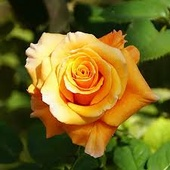
#> input picture Fred/uts/1-Rose.jpg, 170 x 170 px, shrunk from 225 x 225 before the run
$ jupyter execute no1.ipynb   (shell and % lines are left out)
#> lines starting #> are read from the running program, lines starting #| are printed output that depends on the picture; after the words box and inside, x2 and y2 are one past the last pixel; in counts of white or black regions, pixels touching at a corner belong together
Lowpass filter & highpass filter rose.jpg

Highpass filter

[cell 1]
import matplotlib.pyplot as plt
import cv2
import numpy as np

image = cv2.imread('1-Rose.jpg')
#> image is the input picture: shape (170, 170, 3); mean B, G, R 33.7, 102.6, 118.6
gray = cv2.cvtColor(image,cv2.COLOR_RGB2GRAY)
f = np.fft.fft2(gray)
fshift = np.fft.fftshift(f)
height, width, channel = image.shape
#> height = 170; width = 170; channel = 3

def inversed(image):
    f_ishift = np.fft.ifftshift(image)
    image_back_filter = np.fft.ifft2(f_ishift)
    image_back_filter = np.abs(image_back_filter)
    return image_back_filter

def high_pass_filter(rows, cols, cut_off):
#> called with rows = 170, cols = 170, cut_off = 20
    crow, ccol = rows // 2, cols // 2
#> crow = 85; ccol = 85
    x,y = np.ogrid[:rows, :cols]
#> x = 170 values from 0 to 169
    mask = np.ones((rows, cols), np.float32)
    mask_area = (x-crow)**2 + (y-ccol)**2 <= cut_off**2
    mask[mask_area] = 0
    return mask

hpf_mask_20 = fshift * high_pass_filter(width, height, 20)
hpf_mask_20 = inversed(hpf_mask_20)
hpf_mask_40 = fshift * high_pass_filter(width, height, 40)
hpf_mask_40 = inversed(hpf_mask_40)
hpf_mask_80 = fshift * high_pass_filter(width, height, 80)
hpf_mask_80 = inversed(hpf_mask_80)

plt.subplot(1, 4, 1)
plt.imshow(cv2.cvtColor(image, cv2.COLOR_BGR2RGB))
plt.title('Original Image')
plt.axis('off')

plt.subplot(1, 4, 2)
plt.imshow(hpf_mask_20,cmap='gray')
plt.title('HPF 20')
plt.axis('off')

plt.subplot(1, 4, 3)
plt.imshow(hpf_mask_40,cmap='gray')
plt.title('HPF 40')
plt.axis('off')

plt.subplot(1, 4, 4)
plt.imshow(hpf_mask_80,cmap='gray')
plt.title('HPF 80')
plt.axis('off')

Lowpass filter

[cell 2]
def low_pass_filter(rows, cols, cut_off):

#> called with rows = 170, cols = 170, cut_off = 20
    crow, ccol = rows // 2, cols // 2
#> crow = 85; ccol = 85
    x,y = np.ogrid[:rows, :cols]
#> x = 170 values from 0 to 169
    mask = np.zeros((rows, cols), np.float32)
    mask_area = (x-crow)**2 + (y-ccol)**2 <= cut_off**2
    mask[mask_area] = 1
    return mask

lpf_mask_20 = fshift * low_pass_filter(width, height, 20)
lpf_mask_20 = inversed(lpf_mask_20)
lpf_mask_40 = fshift * low_pass_filter(width, height, 40)
lpf_mask_40 = inversed(lpf_mask_40)
#> in inversed (call 5), `image_back_filter = np.abs(image_back_filter)`:
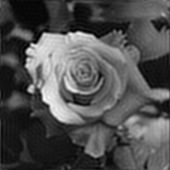
#> image_back_filter: shape (170, 170) float64; min 0.0752, max 264.6, mean 83.8; drawn with min black and max white
lpf_mask_80 = fshift * low_pass_filter(width, height, 80)
lpf_mask_80 = inversed(lpf_mask_80)

plt.subplot(1, 4, 1)
plt.imshow(cv2.cvtColor(image, cv2.COLOR_BGR2RGB))
plt.title('Original Image')
plt.axis('off')

plt.subplot(1, 4, 2)
plt.imshow(lpf_mask_20,cmap='gray')
plt.title('LPF 20')
plt.axis('off')

plt.subplot(1, 4, 3)
plt.imshow(lpf_mask_40,cmap='gray')
plt.title('LPF 40')
plt.axis('off')

plt.subplot(1, 4, 4)
plt.imshow(lpf_mask_80,cmap='gray')
plt.title('LPF 80')
plt.axis('off')

[cell 3]
import numpy as np
import matplotlib.pyplot as plt
from skimage import io, filters
from scipy.fft import fftfreq, fftshift

def butterworth_filter(image, cutoff_frequency_ratio, order=3):
    # Compute the Fourier transform of the image
    image_fft = np.fft.fft2(image)

    # Create Butterworth filter kernel
    rows, cols = image.shape
    u = fftfreq(cols)
    v = fftfreq(rows)
    U, V = np.meshgrid(u, v)
    D = np.sqrt(U**2 + V**2)
    H = 1 / (1 + (D / cutoff_frequency_ratio)**(2 * order))

    # Apply the filter to the Fourier transform of the image
    filtered_image_fft = image_fft * H

    # Compute the inverse Fourier transform to get the filtered image
    filtered_image = np.fft.ifft2(filtered_image_fft).real

    return filtered_image

# Load the image using skimage.io.imread()
image = io.imread('1-Rose.jpg', as_gray=True)
#> image: shape (170, 170) float64; min 0.00531, max 0.995, mean 0.396

# cutoff frequencies as a fraction of the maximum frequency
cutoffs = [0.02, 0.08, 0.16]

# Perform filtering with the Butterworth filter at a range of cutoffs.
lowpass_filtered = []
highpass_filtered = []

for cutoff in cutoffs:
    lowpass_filtered.append(butterworth_filter(image, cutoff))
    highpass_filtered.append(image - lowpass_filtered[-1])
#> this loop made 3 passes
#> pass 3, in butterworth_filter (call 3), `filtered_image = np.fft.ifft2(filtered_image_fft).real`:
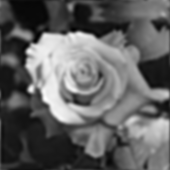
#> filtered_image: shape (170, 170) float64; min 0.00693, max 1.02, mean 0.396; drawn with min black and max white
#> after the loop, highpass_filtered = 3 items; lowpass_filtered = 3 items

# Plot the filtered images
fig, axes = plt.subplots(2, len(cutoffs) + 1, figsize=(12, 8))
axes[0, 0].imshow(image, cmap='gray')
axes[0, 0].set_title('Original')
axes[1, 0].axis('off')
for i, cutoff in enumerate(cutoffs):
    axes[0, i + 1].imshow(lowpass_filtered[i], cmap='gray')
    axes[0, i + 1].set_title(f'Lowpass (cutoff={cutoff})')
    axes[1, i + 1].imshow(highpass_filtered[i], cmap='gray')
    axes[1, i + 1].set_title(f'Highpass (cutoff={cutoff})')
    axes[1, i + 1].axis('off')
plt.tight_layout()
plt.show()

[cell 4]
import numpy as np
import matplotlib.pyplot as plt
from skimage import io, filters
from scipy.fft import fftfreq, fftshift


def butterworth_filter(image, cutoff_frequency_ratio, order=3):
    # Compute the Fourier transform of the image
    image_fft = np.fft.fft2(image)

    # Create Butterworth filter kernel
    rows, cols = image.shape
    u = fftfreq(cols)
    v = fftfreq(rows)
    U, V = np.meshgrid(u, v)
    D = np.sqrt(U**2 + V**2)
    H = 1 / (1 + (D / cutoff_frequency_ratio)**(2 * order))

    # Apply the filter to the Fourier transform of the image
    filtered_image_fft = image_fft * H

    # Compute the inverse Fourier transform to get the filtered image
    filtered_image = np.fft.ifft2(filtered_image_fft).real

    return filtered_image


# Load the image using skimage.io.imread()
image = io.imread('1-Rose.jpg', as_gray=True)

# cutoff frequencies as a fraction of the maximum frequency
cutoffs = [0.02, 0.08, 0.16]

# Perform filtering with the Butterworth filter at a range of cutoffs.
lowpass_filtered = []
highpass_filtered = []

for cutoff in cutoffs:
    lowpass_filtered.append(butterworth_filter(image, cutoff))
    highpass_filtered.append(image - lowpass_filtered[-1])

# Plot the filtered images
fig, axes = plt.subplots(2, len(cutoffs) + 1, figsize=(12, 8))
axes[0, 0].imshow(image, cmap='gray')
axes[0, 0].set_title('Original')
axes[1, 0].axis('off')
for i, cutoff in enumerate(cutoffs):
    axes[0, i + 1].imshow(lowpass_filtered[i], cmap='gray')
    axes[0, i + 1].set_title(f'Lowpass (cutoff={cutoff})')
    axes[1, i + 1].imshow(highpass_filtered[i], cmap='gray')
    axes[1, i + 1].set_title(f'Highpass (cutoff={cutoff})')
    axes[1, i + 1].axis('off')
plt.tight_layout()
plt.show()

[cell 5]
import numpy as np
import matplotlib.pyplot as plt
from PIL import Image

import numpy as np
from PIL import Image

def fourier_transform(image_path):
#> called with image_path = '1-Rose.jpg'
    image = Image.open(image_path).convert('L')
#> image: PIL image 170x170 L
    image_array = np.array(image)

    # Fourier Transform
    f_transform = np.fft.fft2(image_array)
    f_transform_shifted = np.fft.fftshift(f_transform)
    # magnitude spectrum
    magnitude_spectrum = np.abs(f_transform_shifted)
    # phase spectrum
    phase_spectrum = np.angle(f_transform_shifted)
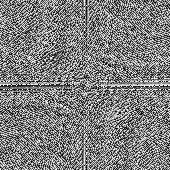
#> phase_spectrum: shape (170, 170) float64; min -3.14, max 3.14, mean 0.000109; drawn with min black and max white

    return magnitude_spectrum, phase_spectrum, image_array


def inverse_fourier_transform(magnitude_spectrum, phase_spectrum):
    f_transform_combined = magnitude_spectrum * np.exp(1j * phase_spectrum)
    # Inverse Fourier transform
    image_inverse_transform = np.fft.ifft2(np.fft.ifftshift(f_transform_combined)).real
    min_val = np.min(image_inverse_transform)
#> min_val = 1
    max_val = np.max(image_inverse_transform)
#> max_val = 253
    image_inverse_transform_normalized = (image_inverse_transform - min_val) / (max_val - min_val) * 255
    image_inverse_transform_normalized = image_inverse_transform_normalized.astype(np.uint8)
    return image_inverse_transform_normalized

def plot_spectrum(magnitude_spectrum, image_array, inverse_transform_image):
    # Plot the original image, magnitude spectrum, and reconstructed image side by side
    plt.figure(figsize=(18, 6))

    # Original image
    plt.subplot(1, 3, 1)
    plt.imshow(image_array, cmap='gray')
    plt.title('Original Image')
    plt.axis('off')

    # Magnitude spectrum
    plt.subplot(1, 3, 2)
    plt.imshow(np.log1p(magnitude_spectrum), cmap='gray')
    plt.title('Magnitude Spectrum')
    plt.colorbar()

    # Inverse transformed image
    plt.subplot(1, 3, 3)
    plt.imshow(inverse_transform_image, cmap='gray')
    plt.title('Inverse Transformed Image')
    plt.axis('off')

    plt.show()
    # Print pixel values
    print("Pixel values of Original Image:")
    print(image_array)
#> (printed output is left out)
    print("\nPixel values of Inverse Transformed Image:")
    print(inverse_transform_image)
#> (printed output is left out)


image_path = '1-Rose.jpg'

magnitude_spectrum, phase_spectrum, image_array = fourier_transform(image_path)
inverse_transform_image = inverse_fourier_transform(magnitude_spectrum, phase_spectrum)
plot_spectrum(magnitude_spectrum, image_array, inverse_transform_image)

[cell 6]
import numpy as np
import matplotlib.pyplot as plt
from PIL import Image

def ideal_filter(magnitude_spectrum, radius):  # radius is the value you can change
#> called with radius = 50
    rows, cols = magnitude_spectrum.shape
#> rows = 170; cols = 170
    center_row, center_col = rows // 2, cols // 2
    x, y = np.meshgrid(np.arange(cols), np.arange(rows))
    # Calculate distances from the center
    distance = np.sqrt((x - center_col)**2 + (y - center_row)**2)
    # Create the ideal filter mask
    filter_mask = distance <= radius
    return filter_mask

def apply_filter(magnitude_spectrum, filter_mask):
    # Apply the filter to the magnitude spectrum
    filtered_magnitude_spectrum = magnitude_spectrum * filter_mask
    return filtered_magnitude_spectrum

def plot_images(image_array, magnitude_spectrum, filtered_magnitude_spectrum):
    plt.figure(figsize=(12, 6))

    # Original image
    plt.subplot(1, 2, 1)
    plt.imshow(image_array, cmap='gray')
    plt.title('Original Image')
    plt.axis('off')

    # Magnitude spectrum with filter
    plt.subplot(1, 2, 2)
    plt.imshow(np.log1p(filtered_magnitude_spectrum), cmap='gray')
    plt.title('Filtered Magnitude Spectrum')
    plt.colorbar()

    plt.show()

def main(image_path, radius):  # radius is the value you can change
    # Open the image and convert it to grayscale
    image = Image.open(image_path).convert('L')
    # Convert the image to a numpy array
    image_array = np.array(image)

    # Perform the Fourier Transform
    f_transform = np.fft.fft2(image_array)
    # Shift the zero frequency component to the center
    f_transform_shifted = np.fft.fftshift(f_transform)
    # Calculate the magnitude spectrum
    magnitude_spectrum = np.abs(f_transform_shifted)

    # Create the ideal filter
    filter_mask = ideal_filter(magnitude_spectrum, radius)  # radius is the value you can change
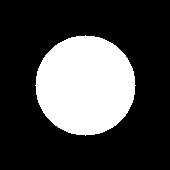
#> filter_mask: shape (170, 170) bool; 27.1% white; 1 white region, box (x1, y1, x2, y2) and area: (35, 35, 136, 136) 7845
    # Apply the filter to the magnitude spectrum
    filtered_magnitude_spectrum = apply_filter(magnitude_spectrum, filter_mask)

    # Plot the images
    plot_images(image_array, magnitude_spectrum, filtered_magnitude_spectrum)

# Path to the image file
image_path = '1-Rose.jpg'
# Radius for the ideal filter - Change this value to customize the filter
radius = 50

# Run the main function
main(image_path, radius)  # Change the radius value as needed

Corner Detecetion

[cell 7]
gif_path = "2-Pentagon.gif"

# Open the GIF file
capture = cv2.VideoCapture(gif_path)
ret,frame = capture.read()
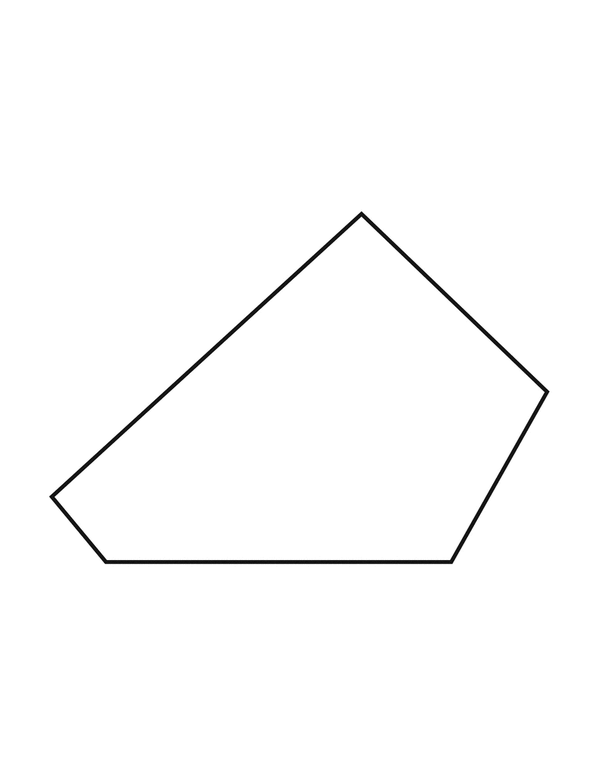
#> input picture Fred/uts/2-Pentagon.gif, 599 x 776 px, shrunk from 791 x 1024 before the run
#> frame is the input picture: shape (776, 599, 3); min 0, max 255, mean 252.4

def haris_corner(image):
    gray = cv2.cvtColor(image,cv2.COLOR_BGR2GRAY)
#> gray: shape (776, 599)
    gray = np.float32(gray)

    corner = cv2.cornerHarris(gray,10,5,0.04)
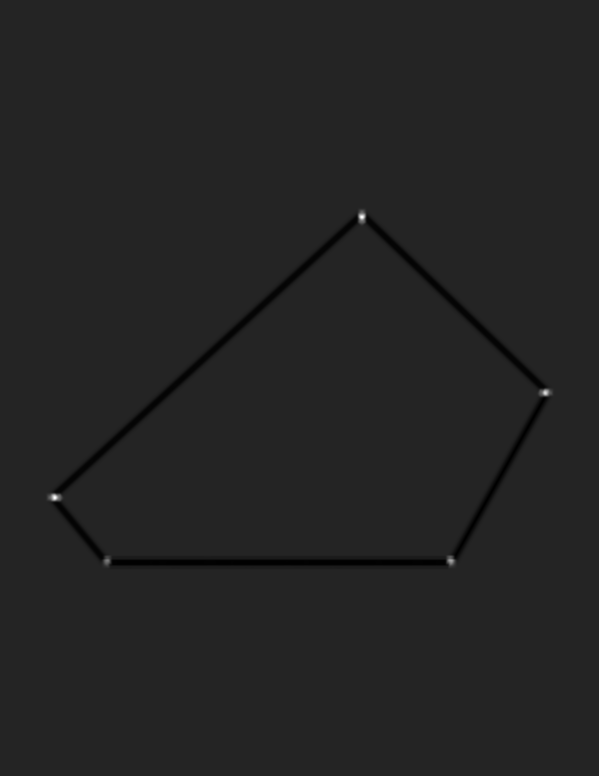
#> corner: shape (776, 599) float32; min -1.76e+09, max 1.05e+10, mean -28253338; drawn with min black and max white
    corner = cv2.dilate(corner,None)

    threshold = corner > 0.01*corner.max()
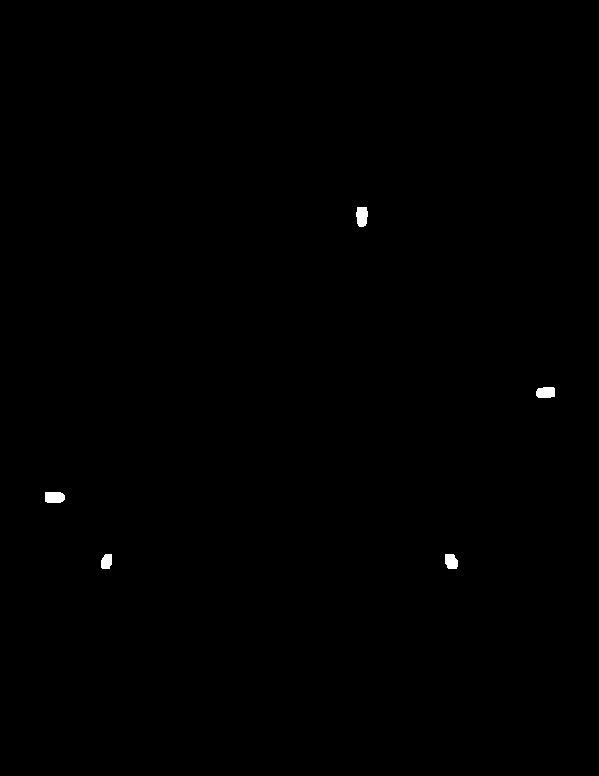
#> threshold: shape (776, 599) bool; 0.19% white; 5 white regions, box (x1, y1, x2, y2) and area: (45, 492, 65, 503) 204, (356, 207, 368, 227) 202, (536, 387, 555, 398) 190, (445, 554, 458, 569) 167, (101, 554, 112, 569) 143

    image[threshold]= [0,255,255]
#> image: shape (776, 599, 3)


    plt.figure()
    plt.imshow(image, cmap='gray')
    plt.title('Corner Detection')
    plt.axis('off')

haris_corner(frame)

Image Stiching

[cell 8]
import numpy as np
import cv2
import matplotlib.pyplot as plt

def main():
    imagePaths = ["kiri.jpg", "depan.jpg", "kanan.jpg"]
    images = []

    for imagePath in imagePaths:
        image = cv2.imread(imagePath)
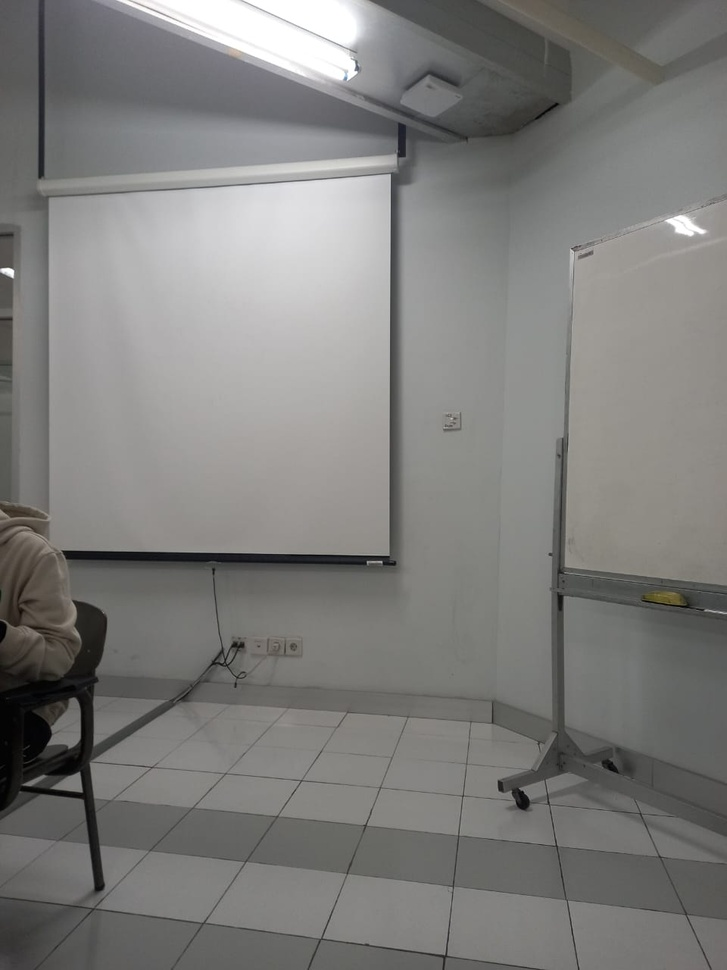
#> input picture Fred/uts/kiri.jpg, 727 x 970 px, shrunk from 960 x 1280 before the run
#> image is the input picture: shape (970, 727, 3); mean B, G, R 123.8, 125.9, 126.4
        images.append(image)

    stitcher = cv2.Stitcher_create()
    (status, stitched) = stitcher.stitch(images)
#> status = 0

    if status == cv2.Stitcher_OK:
        fig, axes = plt.subplots(2, len(images), figsize=(20, 10))

        for i, imagePath in enumerate(imagePaths):
            img = cv2.imread(imagePath)
            axes[0, i].imshow(cv2.cvtColor(img, cv2.COLOR_BGR2RGB))
            axes[0, i].set_title(f"Photo {i+1}")

            axes[0, i].axis('off')

        output_img = cv2.cvtColor(stitched, cv2.COLOR_BGR2RGB)
        axes[1, 0].imshow(output_img)
        axes[1, 0].set_title("Stitched Output")
        axes[1, 0].axis('off')

        for j in range(1, len(images)):
            fig.delaxes(axes[1, j])
#> this loop made 2 passes

        plt.show()
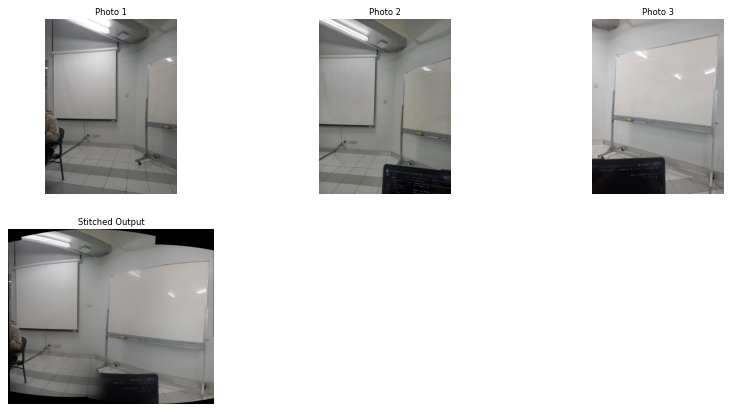
#> figure drawn by matplotlib, 4 panels

    else:
        print("image stitching failed ({})".format(status))

if __name__ == "__main__":
    main()

[cell 9]
import numpy as np
import cv2
import matplotlib.pyplot as plt

def crop_and_stitch_images(image_paths):
  """Crops images to the smallest height and stitches them together.

  Args:
      image_paths: A list of paths to the input images.

  Returns:
      A stitched image with the smallest possible height.
  """

  images = []
  min_height = float('inf')
  for image_path in image_paths:
    image = cv2.imread(image_path)
    if image is None:
        print(f"Error: Could not read image {image_path}")
        return None
    images.append(image)
    min_height = min(min_height, image.shape[0])  # Find smallest image height

  cropped_images = []
  for image in images:
    top_crop = int((image.shape[0] - min_height) / 2)  # Calculate top crop amount
    cropped_image = image[top_crop : (top_crop + min_height), :]  # Crop image
    cropped_images.append(cropped_image)
#> after the loop, cropped_images = 3 items

  stitcher = cv2.Stitcher_create()
  (status, stitched) = stitcher.stitch(cropped_images, [])  # Pass empty list for masks
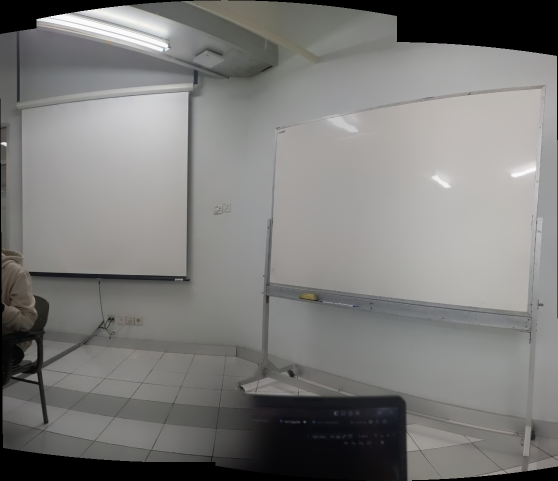
#> stitched: shape (961, 1116, 3) (shown at 1/2 size); mean of channels 0, 1, 2 121.9, 123.4, 124.1; drawn as B, G, R
#> status = 0

  if status == cv2.Stitcher_OK:
    return stitched
  else:
    print("Image stitching failed ({})".format(status))
    return None

def main():
  image_paths = ["kiri.jpg", "depan.jpg", "kanan.jpg"]
  stitched_image = crop_and_stitch_images(image_paths)

  if stitched_image is not None:
    # Optional: Display the stitched and cropped output using OpenCV
    cv2.imshow("Stitched Output (Cropped)", cv2.cvtColor(stitched_image, cv2.COLOR_BGR2RGB))
    cv2.waitKey(0)
    cv2.destroyAllWindows()

if __name__ == "__main__":
  main()
